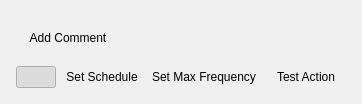
<?xml version="1.0" encoding="UTF-8"?>
<ui version="4.0">
 <class>VmsRulesFooterWidget</class>
 <widget class="QWidget" name="VmsRulesFooterWidget">
  <property name="geometry">
   <rect>
    <x>0</x>
    <y>0</y>
    <width>343</width>
    <height>104</height>
   </rect>
  </property>
  <property name="windowTitle">
   <string/>
  </property>
  <layout class="QVBoxLayout" name="verticalLayout">
   <property name="leftMargin">
    <number>16</number>
   </property>
   <property name="topMargin">
    <number>16</number>
   </property>
   <property name="rightMargin">
    <number>16</number>
   </property>
   <property name="bottomMargin">
    <number>16</number>
   </property>
   <item>
    <widget class="QStackedWidget" name="stackedWidget">
     <property name="currentIndex">
      <number>0</number>
     </property>
     <widget class="QWidget" name="mainPage">
      <layout class="QHBoxLayout" name="horizontalLayout">
       <item>
        <widget class="QStackedWidget" name="commentStackedWidget">
         <property name="mouseTracking">
          <bool>true</bool>
         </property>
         <property name="currentIndex">
          <number>0</number>
         </property>
         <widget class="QWidget" name="commentButtonPage">
          <layout class="QHBoxLayout" name="horizontalLayout_3">
           <property name="spacing">
            <number>0</number>
           </property>
           <property name="leftMargin">
            <number>0</number>
           </property>
           <property name="topMargin">
            <number>0</number>
           </property>
           <property name="rightMargin">
            <number>0</number>
           </property>
           <property name="bottomMargin">
            <number>0</number>
           </property>
           <item>
            <widget class="QPushButton" name="addCommentButton">
             <property name="text">
              <string>Add Comment</string>
             </property>
             <property name="flat">
              <bool>true</bool>
             </property>
            </widget>
           </item>
           <item>
            <spacer name="horizontalSpacer">
             <property name="orientation">
              <enum>Qt::Horizontal</enum>
             </property>
             <property name="sizeHint" stdset="0">
              <size>
               <width>0</width>
               <height>0</height>
              </size>
             </property>
            </spacer>
           </item>
          </layout>
         </widget>
         <widget class="QWidget" name="commentDisplayPage">
          <property name="mouseTracking">
           <bool>true</bool>
          </property>
          <layout class="QHBoxLayout" name="horizontalLayout_4">
           <property name="spacing">
            <number>0</number>
           </property>
           <property name="leftMargin">
            <number>0</number>
           </property>
           <property name="topMargin">
            <number>0</number>
           </property>
           <property name="rightMargin">
            <number>0</number>
           </property>
           <property name="bottomMargin">
            <number>0</number>
           </property>
           <item>
            <widget class="QLabel" name="commentDisplayLabel">
             <property name="mouseTracking">
              <bool>true</bool>
             </property>
             <property name="text">
              <string/>
             </property>
             <property name="wordWrap">
              <bool>true</bool>
             </property>
            </widget>
           </item>
          </layout>
         </widget>
        </widget>
       </item>
      </layout>
     </widget>
     <widget class="QWidget" name="commentEditorPage">
      <layout class="QHBoxLayout" name="horizontalLayout_2">
       <item>
        <widget class="QLineEdit" name="commentLineEdit">
         <property name="maxLength">
          <number>140</number>
         </property>
         <property name="placeholderText">
          <string>Add some comment</string>
         </property>
        </widget>
       </item>
       <item>
        <widget class="QPushButton" name="commitCommentButton"/>
       </item>
      </layout>
     </widget>
    </widget>
   </item>
   <item>
    <layout class="QHBoxLayout" name="horizontalLayout_5">
     <item>
      <widget class="QPushButton" name="enabledSwitch">
       <property name="text">
        <string/>
       </property>
       <property name="checkable">
        <bool>true</bool>
       </property>
       <property name="checked">
        <bool>true</bool>
       </property>
       <property name="flat">
        <bool>true</bool>
       </property>
      </widget>
     </item>
     <item>
      <widget class="QPushButton" name="setScheduleButton">
       <property name="text">
        <string>Set Schedule</string>
       </property>
       <property name="flat">
        <bool>true</bool>
       </property>
      </widget>
     </item>
     <item>
      <widget class="QPushButton" name="setMaxFrequencyButton">
       <property name="text">
        <string>Set Max Frequency</string>
       </property>
       <property name="flat">
        <bool>true</bool>
       </property>
      </widget>
     </item>
     <item>
      <spacer name="horizontalSpacer_3">
       <property name="orientation">
        <enum>Qt::Horizontal</enum>
       </property>
       <property name="sizeHint" stdset="0">
        <size>
         <width>40</width>
         <height>20</height>
        </size>
       </property>
      </spacer>
     </item>
     <item>
      <widget class="QPushButton" name="testActionButton">
       <property name="text">
        <string>Test Action</string>
       </property>
       <property name="flat">
        <bool>true</bool>
       </property>
      </widget>
     </item>
    </layout>
   </item>
  </layout>
 </widget>
 <resources/>
 <connections/>
</ui>
